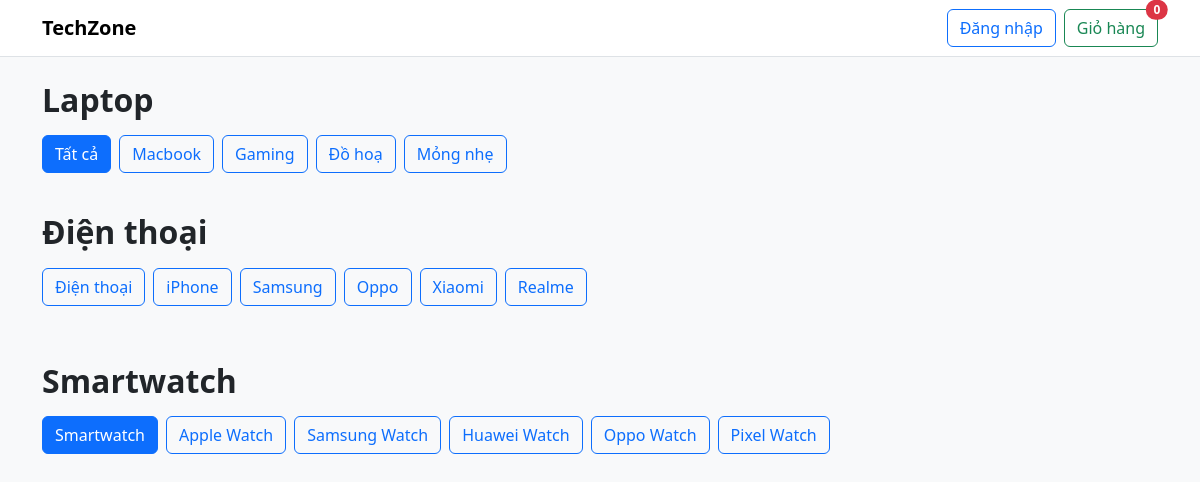
The page / on the database its author committed.
### tables this page shows
CREATE TABLE `categories` (
  `id` int(11) NOT NULL,
  `name` varchar(255) DEFAULT NULL,
  `parent_id` int(11) DEFAULT NULL
);

### index.php (the view, shortened to what this page needs)
<?php
$conn = new mysqli("localhost","root","","lendly_db");
$laptop_categories = $conn->query("SELECT * FROM categories WHERE parent_id = 2");
$phone_categories = $conn->query("SELECT * FROM categories WHERE parent_id = 1");
$watch_categories = $conn->query("SELECT * FROM categories WHERE parent_id = 3");
?>
<!DOCTYPE html>
<html>
<head>
    <link href="https://cdn.jsdelivr.net/npm/bootstrap@5.3.3/dist/css/bootstrap.min.css" rel="stylesheet">
</head>
<body class="bg-light">
<nav class="navbar navbar-expand-lg navbar-light bg-white border-bottom">
  <div class="container">
    <a class="navbar-brand fw-bold" href="#">TechZone</a>
    <div class="d-flex gap-2">
      <button class="btn btn-outline-primary" onclick="openLogin()">Đăng nhập</button>
      <a href="cart.php" class="btn btn-outline-success position-relative">
    Giỏ hàng
    <span id="cartCount"
          class="position-absolute top-0 start-100 translate-middle badge rounded-pill bg-danger">0</span>
</a>
    </div>
  </div>
</nav>
<div class="container py-4">
<section id="laptop-section">
    <h2 class="fw-bold mb-3">Laptop</h2>
    <div class="d-flex gap-2 mb-2">
        <button class="btn btn-outline-primary laptop-cat active-filter" data-id="">Tất cả</button>
        <?php while($c=$laptop_categories->fetch_assoc()): ?>
            <button class="btn btn-outline-primary laptop-cat" data-id="<?= $c['id'] ?>"><?= $c['name'] ?></button>
        <?php endwhile; ?>
    </div>
</section>
<section id="phone-section">
    <h2 class="fw-bold mt-5 mb-3">Điện thoại</h2>
    <div class="d-flex gap-2 mb-4">
        <button class="btn btn-outline-primary phone-cat phone-cat-all" data-id="">Điện thoại</button>
        <?php while($c=$phone_categories->fetch_assoc()): ?>
            <button class="btn btn-outline-primary phone-cat" data-id="<?= $c['id'] ?>">
                <?= $c['name'] ?>
            </button>
        <?php endwhile; ?>
    </div>
</section>
<section id="watch-section">
    <h2 class="fw-bold mt-5 mb-3">Smartwatch</h2>
    <div class="d-flex gap-2 mb-4">
        <button class="btn btn-outline-primary watch-cat active-filter" data-id="3">Smartwatch</button>
        <?php while($c=$watch_categories->fetch_assoc()): ?>
            <button class="btn btn-outline-primary watch-cat" data-id="<?= $c['id'] ?>">
                <?= $c['name'] ?>
            </button>
        <?php endwhile; ?>
    </div>
</section>
</div>
</body>
</html>

### index.php (style rules this page uses)
.active-filter { background: #0d6efd !important; color: #fff !important; }

### rows shown on the page
categories: name "Macbook"
categories: name "Gaming"
categories: name "Đồ hoạ"
categories: name "Mỏng nhẹ"
categories: name "iPhone"
categories: name "Samsung"
categories: name "Oppo"
categories: name "Xiaomi"
categories: name "Realme"
categories: name "Apple Watch"
categories: name "Samsung Watch"
categories: name "Huawei Watch"
categories: name "Oppo Watch"
categories: name "Pixel Watch"
